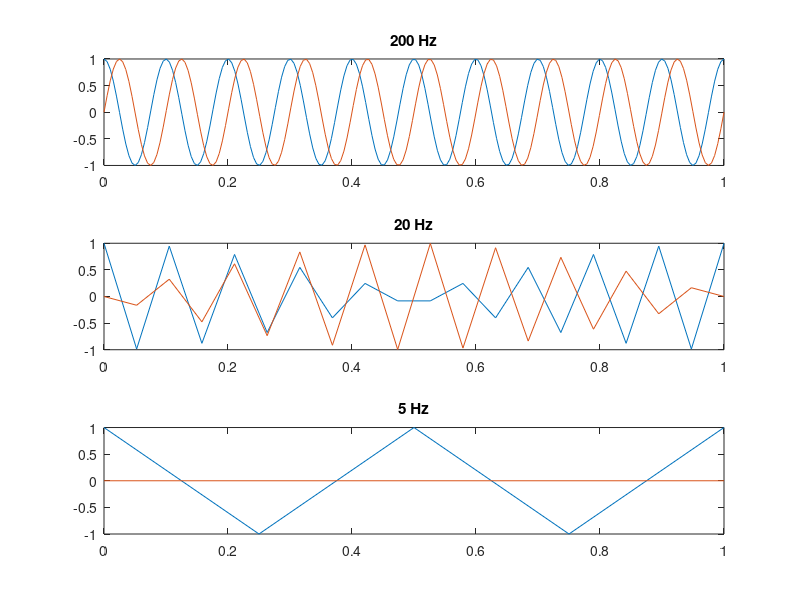
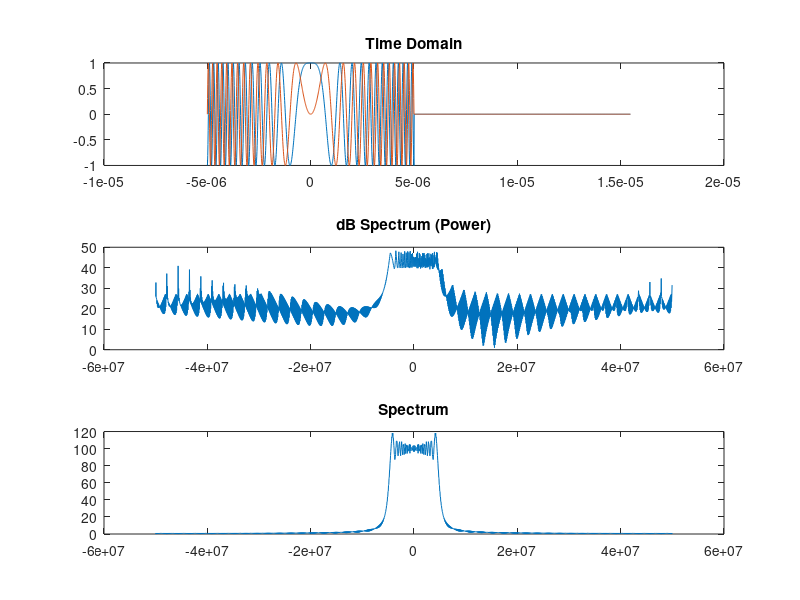
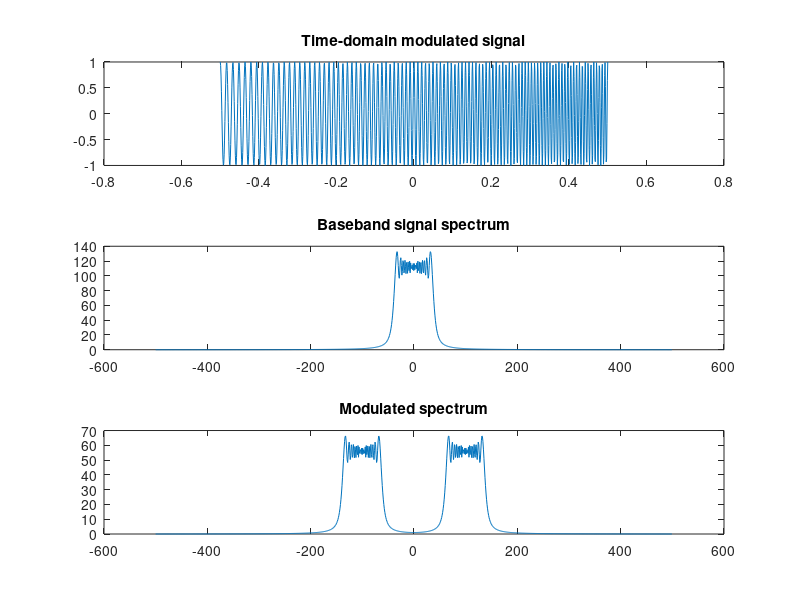
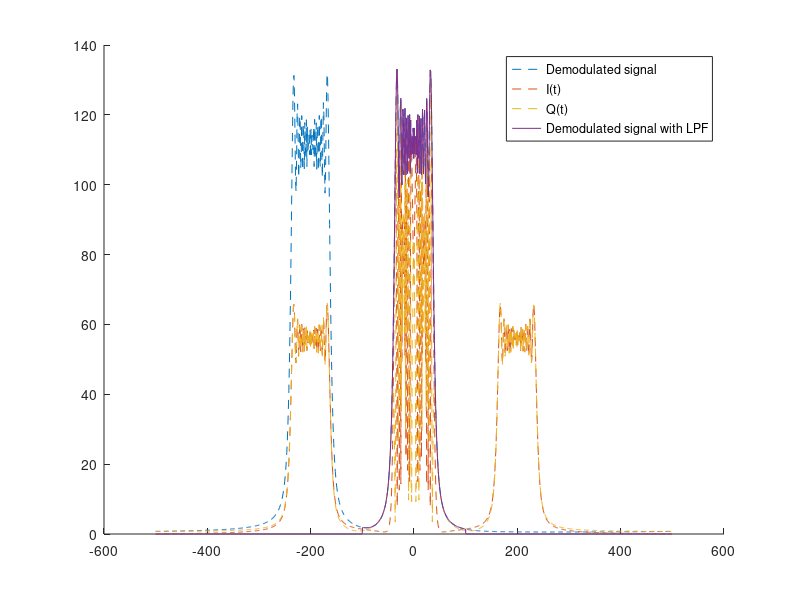

Reproduce these figures in MATLAB, in order.
clc;
close all;
clear;

%% Problem 1

% Sampling vectors
one_s_200 = linspace(0, 1, 200);
one_s_20 = linspace(0, 1, 20);
one_s_5 = linspace(0, 1, 5);

% Signal
sig_200 = exp(i*20*pi*one_s_200);
sig_20 = exp(i*20*pi*one_s_20);
sig_5 = exp(i*20*pi*one_s_5);

% Break out real and imaginary
sig_200_re = (sig_200 + conj(sig_200)) / 2;
sig_200_im = (sig_200 - conj(sig_200)) / 2i;

sig_20_re = (sig_20 + conj(sig_20)) / 2;
sig_20_im = (sig_20 - conj(sig_20)) / 2i;

sig_5_re = (sig_5 + conj(sig_5)) / 2;
sig_5_im = (sig_5 - conj(sig_5)) / 2i;

% Plotting
figure;
subplot(3,1,1);
plot(one_s_200, sig_200_re, one_s_200, sig_200_im);
title('200 Hz')
subplot(3,1,2);
plot(one_s_20, sig_20_re, one_s_20, sig_20_im);
title('20 Hz')
subplot(3,1,3);
plot(one_s_5, sig_5_re, one_s_5, sig_5_im);
title('5 Hz')

%% Problem 2

% Definitions
N = 2048;
data = zeros(1, N);
tau = 10^-5;
fs = 10^8; % Sampling Frequency
dt = 1/fs; % Sampling period
s = 10^12; % Chirp slope
t = -tau/2:dt:tau/2;
x = -tau/2:dt:(-tau/2 + dt*(N-1));

% Time Domain
signal = exp(1i*pi*s*t.^2);
data(1:length(signal)) = signal;
data_re = (data + conj(data))/2;
data_im = (data - conj(data))/2i;

% Frequency Domain
D = fft(data);
df = fs/N;
f = df*(-N/2:N/2-1);
Dshift = fftshift(D);
power_db = 20*log10(Dshift);

% Plotting
figure;
subplot(3,1,1)
plot(x, data_re, x, data_im)
title('Time Domain')
subplot(3,1,2)
plot(f, abs(power_db))
title('dB Spectrum (Power)')
subplot(3,1,3)
plot(f, abs(Dshift))
title('Spectrum')


%% Problem 3

% Definitions
tau = 1;
s = 80;
fs = 1000;
dt =  1/fs;
Ac = 1;
wc = 2*pi*100;
t = -tau/2:dt:tau/2;
N = length(t);

% Time Domain
signal = exp(1i*pi*s*t.^2);
signal_re = (signal + conj(signal)) / 2;
signal_im = (signal - conj(signal)) / 2i;

% Modulation
I_mod = signal_re.*Ac.*cos(wc*t);
Q_mod = -signal_im.*Ac.*sin(wc*t);

transmit = I_mod + Q_mod;

% Frequency Domain
fft_signal = fft(signal);
df = fs/N;
fft_signal_shift = fftshift(fft_signal);
f = df*(-N/2:N/2-1);
fft_mod = fft(transmit);
fft_mod_shift = fftshift(fft_mod);

% Plotting
figure;
subplot(3,1,1)
plot(t, transmit)
title('Time-domain modulated signal')
subplot(3,1,2)
plot(f, abs(fft_signal_shift))
title('Baseband signal spectrum')
subplot(3,1,3)
plot(f, abs(fft_mod_shift))
title('Modulated spectrum')


%% Problem 4
% Definitions carry over from above
a = 100;

% Demodulation
I_t = transmit.*2.*cos(wc*t);
Q_t = -transmit.*2.*sin(wc*t);

demod_signal = I_t + 1i*Q_t;

demod_fft = fft(demod_signal);
demod_fft_shift = fftshift(demod_fft);

% LPF
demod_fft_shift_filt = demod_fft_shift;
demod_fft_shift_filt(f > a | f < -a) = 0;

figure;
hold on;
plot(f, abs(demod_fft_shift), '--')
plot(f, abs(fftshift(fft(I_t))), '--')
plot(f, abs(fftshift(fft(Q_t))), '--')
plot(f, abs(demod_fft_shift_filt))
legend('Demodulated signal', 'I(t)', 'Q(t)', 'Demodulated signal with LPF')